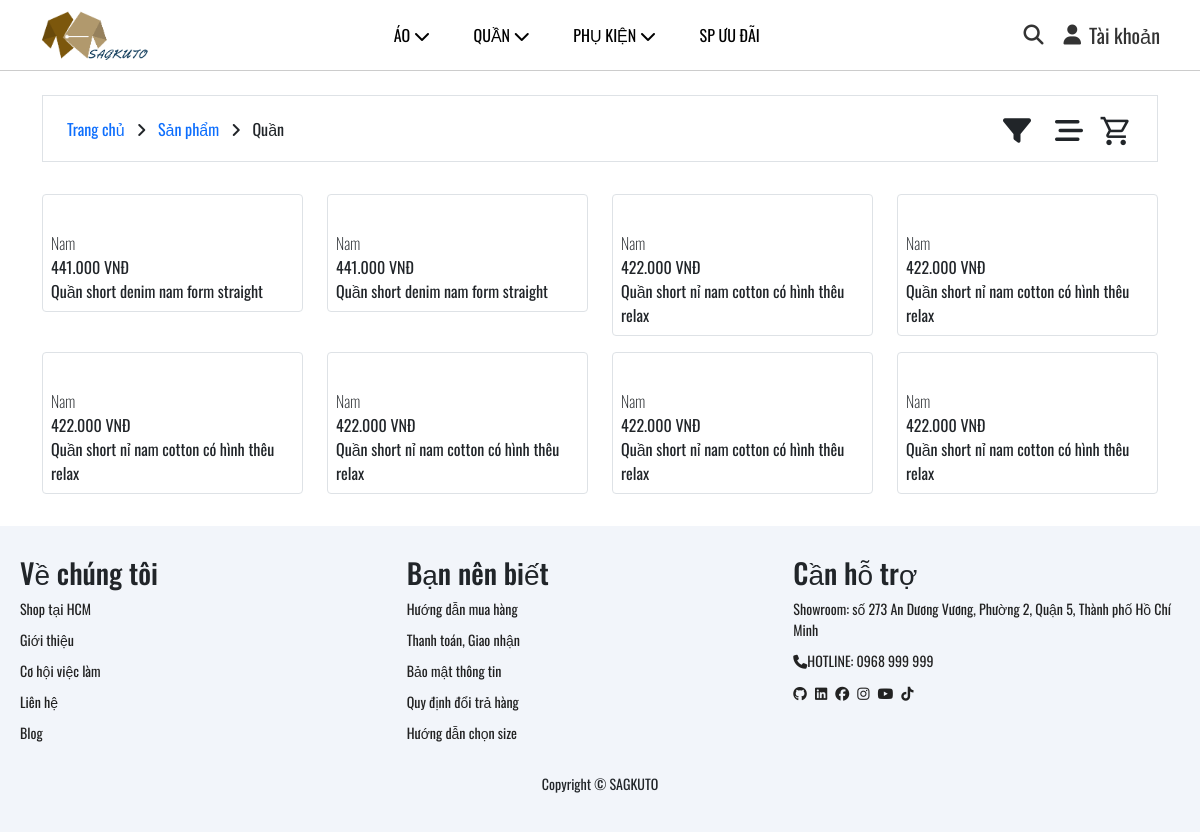
The page /index.php?page=sanpham&phanloai=quan on the database as committed earlier.
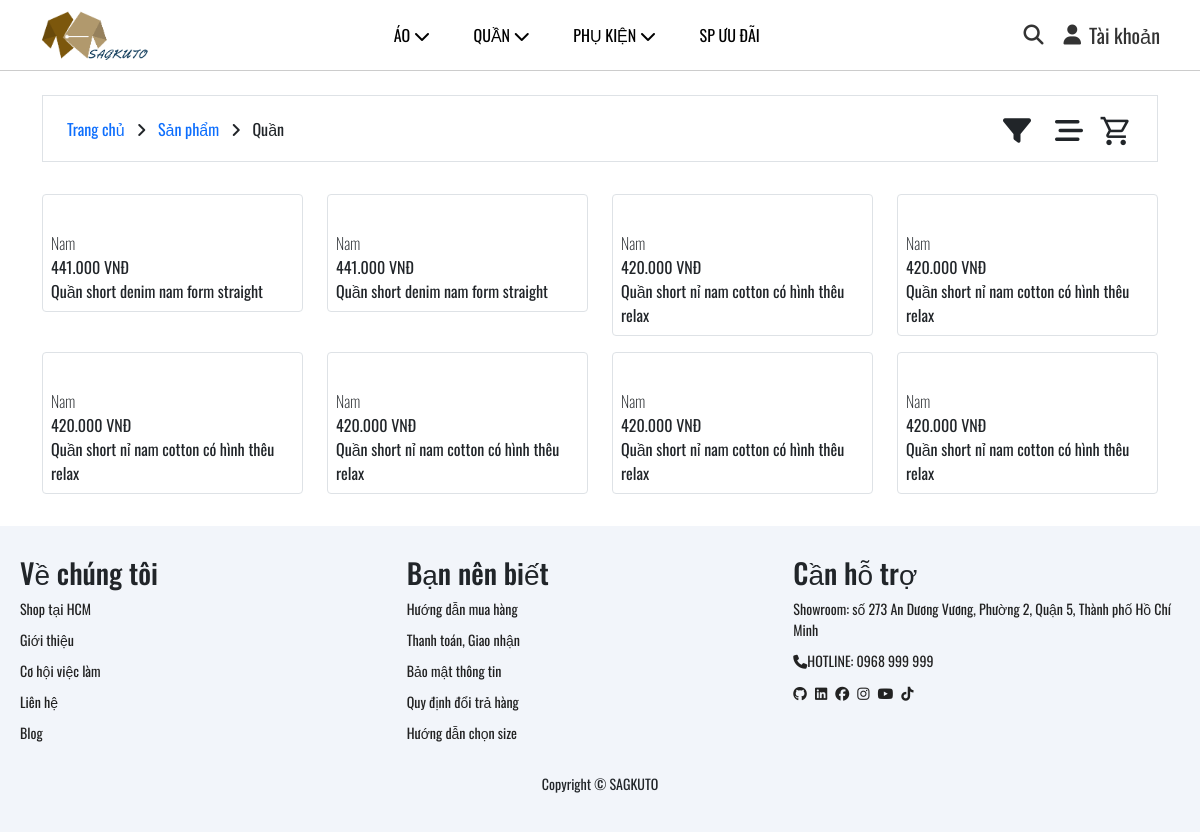
The same page on the database as committed later.
### tables this page shows
CREATE TABLE `product_variants` (
  `variant_id` int(11) NOT NULL,
  `product_id` int(11) DEFAULT NULL,
  `image` varchar(255) DEFAULT NULL,
  `stock` int(11) DEFAULT 0,
  `color_id` int(11) DEFAULT NULL,
  `size_id` int(11) DEFAULT NULL,
  `importreceipt_details_id` int(11) DEFAULT NULL
);

CREATE TABLE `products` (
  `product_id` int(11) NOT NULL,
  `name` varchar(255) NOT NULL,
  `description` text DEFAULT NULL,
  `category_id` int(11) DEFAULT NULL,
  `price` decimal(12,2) DEFAULT NULL,
  `rating_avg` float DEFAULT 0,
  `rating_count` int(11) DEFAULT 0,
  `sold_count` int(11) DEFAULT 0,
  `price_sale` decimal(12,2) DEFAULT NULL,
  `pttg` decimal(5,2) DEFAULT 0.00
);

### layout/phanloai.php (the view, shortened to what this page needs)
    <?php
    echo '<!DOCTYPE html>
    <html lang="en">
    <head>
        <meta charset="UTF-8">
        <meta name="viewport" content="width=device-width, initial-scale=1.0">
        <link href="https://cdn.jsdelivr.net/npm/bootstrap@5.3.3/dist/css/bootstrap.min.css" rel="stylesheet">
        <link rel="stylesheet" href="https://cdnjs.cloudflare.com/ajax/libs/font-awesome/6.7.2/css/all.min.css" />
        <title>sagkuto</title>
        <link rel="icon" type="./Images/png" href="../assets/img/logo_favicon/favicon.png">
        <link rel="stylesheet" href="../assets/fonts/font.css">
        <link rel="stylesheet" href="../assets/css/product.css">
        <link rel="stylesheet" href="../assets/css/footer.css">
        <link rel="stylesheet" href="https://fonts.googleapis.com/css2?family=Material+Symbols+Outlined:opsz,wght,FILL,GRAD@24,400,0,0&icon_names=shopping_cart" />
    </head>';
    ?>
    <?php
    echo '<section class="pt-4 pb-3">
    <div class="container-md">
        <div class="border py-2 px-4 d-flex align-items-center">
            <div class="me-auto">
                <p class="mb-0">
                    <a href="index.php" class="text-decoration-none link-primary aHover">
                        Trang chủ
                    </a>
                    <span class="mx-2">
                        <i class="fa-solid fa-angle-right"></i>
                    </span>
                    <span class="text-dark">
                    <a href="?page=sanpham" class="text-decoration-none link-primary aHover">
                        Sản phẩm
                    </a>
                    </span>
                    <span class="mx-2">
                        <i class="fa-solid fa-angle-right"></i>
                    </span>
                    <span class="text-dark">';
                    $phanloai = $_GET['phanloai'];
                    if($phanloai == 'ao')
                    {
                        echo 'Áo';
                    }else if($phanloai == 'quan')
                    {
                        echo 'Quần';
                    }else if($phanloai == 'aopolo')
                    {
                        echo 'Áo Polo';
                    }else if($phanloai == 'aosomi')
                    {
                        echo 'Áo Sơmi';
                    }else
                    {
                        echo 'Áo khoác';
                    }
                    echo '    </span>
                </p>
            </div>
            <div class="timkiemnangcao">
                    <div class="boloc">
                        <div class="position-relative">
                            <span class="fs-3"><i class="fa-solid fa-filter boloc_icon" id="filter-icon"></i></span>
                            <div class="filter_loc position-absolute text-bg-light end-md-100 end-0 rounded-1">
                                            <form action="index.php" method="GET">
                    <input type="hidden" name="page" value="sanpham">';
                        echo '
                                </form>
                            </div>
                        </div>
                    </div>
            </div>
            <div class="sort-box ms-4">
                <div class="position-relative">
                    <span class="fs-3">
                        <i class="fa-solid fa-bars-staggered" id="sort-icon"></i>
                    </span>';
                    $baseURL = "?page=sanpham&";
                    if (isset($_GET['phanloai'])) {
                        $baseURL .= "phanloai=" . $_GET['phanloai'] . "&";
                    }
            echo'
                    <div class="xacdinhZ_max sort-menu position-absolute text-bg-light end-100 rounded-1" id="sort-menu" style="width: 200px;">
                        <div class="p-3">
                            <p class="mb-0 fw-bold">Sắp xếp theo</p>
                            <a href="' . $baseURL . 'sapxep=giamdan">
                             <button class="btn btn-outline-secondary btn-sm mt-2 fs-6 w-100">
                                <span class="me-2"><i class="fa-solid fa-arrow-trend-down"></i></span> Giá giảm dần
                            </button>
                            </a>
                            <br>
                            <a href="' . $baseURL . 'sapxep=tangdan">
                            <button class="btn btn-outline-secondary btn-sm mt-2 fs-6 w-100">
                                <span class="me-2"><i class="fa-solid fa-arrow-trend-up"></i></span> Giá tăng dần
                            </button>
                            </a>
                        </div>
                    </div>
                </div>
            </div>
                                <div class="ms-3" style="margin-top: 10px;">
                <a href="/layout/cart.php" title="Giỏ hàng" class="text-dark">
                        <span class="material-symbols-outlined" style="font-size: 34px;">
                             shopping_cart
                        </span>
                    </a>
            </div>
        </div>
    </div>
</section>';
    ?>
    <?php
    $connection = mysqli_connect("localhost","root","","db_web_quanao",3306);
    $sort = isset($_GET['sapxep']) ? $_GET['sapxep'] : '';
    $qrySort = '';
    if($sort == 'tangdan')
    {
        $qrySort = 'ORDER BY price ASC';
    }else
    {
        $qrySort = 'ORDER BY price DESC';
    }
    mysqli_set_charset($connection, 'utf8');
    $limit = 8;
    $page = isset($_GET['page']) ? (int)$_GET['page'] : 1;
    if ($page < 1) $page = 1;
    $offset = ($page - 1) * $limit;
    $phanloaiA = ['ao' => 1,
                  'quan' => 2,
                  'aopolo' => 3,
                  'aosomi' => 4,
                  'aokhoac' => 5];
    $selectPhanloai =  $_GET['phanloai'] ?? null;
    if($selectPhanloai && isset($phanloaiA[$selectPhanloai]))
    {
        $where[] = "products.category_id = ". $phanloaiA[$selectPhanloai];
    }else
    {
        $where[] = "products.category_id = -1";
    }
$filterQuery = "";
if (count($where) > 0) {
    $filterQuery = "WHERE " . implode(" AND ", $where);
}
$quryDemSL = "SELECT COUNT(DISTINCT products.product_id) AS total
FROM products
JOIN product_variants ON products.product_id = product_variants.product_id
$filterQuery";
$demRs = mysqli_query($connection, $quryDemSL);
$totalRow = mysqli_fetch_assoc($demRs);
$totalSach = $totalRow['total'];
$totalPage = ceil($totalSach / $limit);
    $strSQL = "SELECT * FROM products
    JOIN product_variants ON products.product_id = product_variants.product_id
    $filterQuery $qrySort
    LIMIT $limit OFFSET $offset";
    $result = mysqli_query($connection, $strSQL);
    echo '
    <section>
    <div class="container-md">
    <div class="row">';
    while($row = mysqli_fetch_assoc($result))
    {
        $name = $row['name'];
        $gia = number_format($row['price'], 0, ',', '.');
        echo '
                <div class="xacdinhZ col-md-3 col-6 mt-3 effect_hover">
                        <div class="border rounded-1">
                            <a href="#" class="text-decoration-none text-dark ">
                                <img src="../assets/img/sanpham/sp1.jpg" alt="" class="img-fluid">
                                <div class="mt-2 p-2 pt-1">
                                    <div class="">
                                        <p class="mb-0 fw-lighter">Nam</p>
                                        <p class="mb-0">' . $gia . ' VNĐ</p>
                                        <p class="mb-0">' . $name . '</p>
                                    </div>
                                </div>
                            </a>
                        </div>
                </div>
    ';
    }
    if($totalPage == 1)
    {
        $paddingTest = 'py-3';
    }else
    {
        $paddingTest = 'py-0';
    }
    echo '<div class = "' . $paddingTest . '">
        </div>
    ';
    ?>
    <?php
    echo '
    </div>
    </div>
    </section>';
    ?>
    <?php
    echo '    <script src="../assets/js/xulyFIlter.js"></script>
        <script src="https://cdn.jsdelivr.net/npm/bootstrap@5.3.3/dist/js/bootstrap.bundle.min.js"></script>
    </body>
    </html>';
    ?>

### index.php (shortened to what this page needs)
<?php
    echo '<!DOCTYPE html>
<html lang="en">
<head>
    <meta charset="UTF-8">
    <meta name="viewport" content="width=device-width, initial-scale=1.0">
    <link rel="stylesheet" href="https://cdnjs.cloudflare.com/ajax/libs/font-awesome/6.7.2/css/all.min.css">
    <link href="https://cdn.jsdelivr.net/npm/bootstrap@5.3.3/dist/css/bootstrap.min.css" rel="stylesheet">
    <title>sagkuto</title>
    <link rel="icon" type="./Images/png" href="./assets/img/logo_favicon/favicon.png">
    <link rel="stylesheet" href="./assets/css/header.css">
    <link rel="stylesheet" href="./assets/css/slide.css">
    <link rel="stylesheet" href="./assets/css/footer.css">
    <link rel="stylesheet" href="./assets/fonts/font.css">
</head>
<body>'
;
?>
<?php
    include("./layout/header.php");
?>
<?php
    if(isset($_GET['page']))
    {
        $page = $_GET['page'];
        if(is_numeric($page))
        {
            include('./layout/product.php');
        }else
        {
            switch($page)
            {
                case 'sanpham':
                    if (isset($_GET['phanloai'])) {
                        include('./layout/phanloai.php');
                    } else {
                        include('./layout/product.php');
                    }
                    break;
            }
        }
    }else
    {
        include('./layout/home.php');
    }
?>
<?php
        include("./layout/footer.php");
?>

### layout/header.php (shortened to what this page needs)
<header class="header">
  <div class="logo_header">
  <a href="index.php">
    <img src="../assets/img/logo_favicon/logo.png" alt="SAGKUTO Logo">
  </a>
  </div>
  <nav class="menu_header">
    <ul class="mb-0">
      <li>
        <a href="index.php?page=sanpham&phanloai=ao">ÁO <i class="fa-solid fa-chevron-down"></i></a>
      </li>
      <li>
        <a href="index.php?page=sanpham&phanloai=quan">QUẦN <i class="fa-solid fa-chevron-down"></i></a>
      </li>
      <li>
        <a href="index.php?page=sanpham&phanloai=phukien">PHỤ KIỆN <i class="fa-solid fa-chevron-down"></i></a>
      </li>
      <li><a href="index.php?page=sanpham&phanloai=uudai">SP ƯU ĐÃI</a></li>
    </ul>
  </nav>
  <div class="icon-group">
    <a href="search.html" class="icon"><i class="fa-solid fa-magnifying-glass"></i></a>
    <a href="User-form\Login_Form\Login_Form.php" class="icon account-link">
      <i class="fa-solid fa-user"></i>
    <span>Tài khoản</span>
    </a>
  </div>
</header>

### layout/footer.php
<?php
echo '<footer class="section-p1">
    <div class="col">
        <img src="../assets/img/logo_favicon/logo.png" alt="logo-SAGKUTO">
    </div>
    <div class="col">
        <h3 class="fs-3">Về chúng tôi</h3>
        <a href="#">Shop tại HCM</a>
        <a href="#">Giới thiệu</a>
        <a href="#">Cơ hội việc làm</a>
        <a href="#">Liên hệ</a>
        <a href="#">Blog</a>
    </div>
    <div class="col">
        <h3 class="fs-3">Bạn nên biết</h3>
        <a href="#">Hướng dẫn mua hàng</a>
        <a href="#">Thanh toán, Giao nhận</a>
        <a href="#">Bảo mật thông tin</a>
        <a href="#">Quy định đổi trả hàng</a>
        <a href="#">Hướng dẫn chọn size</a>
    </div>
    <div class="col">
        <h3 class="fs-3">Cần hỗ trợ</h3>
        <a href="#">Showroom: số 273 An Dương Vương, Phường 2, Quận 5, Thành phố Hồ Chí Minh</a>
        <a href="#"><i class="fa-solid fa-phone"></i>HOTLINE: 0968 999 999</a>
        <div class="icon">
            <a href="https://github.com/"><i class="fa-brands fa-github"></i></a>
            <a href="https://www.linkedin.com/"><i class="fa-brands fa-linkedin"></i></a>
            <a href="https://www.facebook.com/"><i class="fab fa-facebook"></i></a>
            <a href="https://www.instagram.com/"><i class="fab fa-instagram"></i></a>
            <a href="https://www.youtube.com/"><i class="fab fa-youtube"></i></a>
            <a href="https://www.tiktok.com/"><i class="fa-brands fa-tiktok"></i></a>
        </div>
    </div>
    <div class="copyright">
        <p>Copyright © SAGKUTO</p>
    </div>
</footer>
';
?>

### assets/css/header.css (style rules this page uses)
.header { display: flex; justify-content: space-between; align-items: center; padding: 10px 40px; border-bottom: 1px solid #ccc; }
.logo_header img { height: 50px; display: block; }
.menu_header { position: static; display: block; }
.menu_header ul { list-style: none; padding: 0; margin: 0; }
.menu_header ul li { position: relative; display: inline-block; margin-right: 20px; }
.menu_header ul li a { text-decoration: none; padding: 10px; display: block; color: black; transition: color 0.3s; }
.icon-group { display: flex; align-items: center; gap: 20px; font-size: 18px; color: black; }
.icon { color: #333; font-size: 20px; text-decoration: none; display: flex; align-items: center; gap: 8px; transition: color 0.2s; }
.icon i { line-height: 1; vertical-align: middle; }

### assets/css/footer.css (style rules this page uses)
footer { display: flex; flex-wrap: wrap; justify-content: space-between; background-color: #F2F5FA ; padding: 30px 20px; }
footer .col { display: flex; flex-direction: column; align-items: flex-start; margin-bottom: 20px; }
footer h3 { font-size: 20px; }
footer p { font-size: 14px; margin: 0 0 8px 0; }
footer a { font-size: 14px; text-decoration: none; color: #222; margin-bottom: 10px; }
footer .copyright { width: 100%; text-align: center; }

### assets/css/product.css (style rules this page uses)
#sort-icon { cursor: pointer; transition: transform 0.2s ease; }
.xacdinhZ, .effect_hover { position: static !important; z-index: auto !important; transform: none !important; }

Rows that differ between the two databases and show on the page:
changed product_variants (number 3 of 8 on the later page): product.price "422.000" → "420.000"
changed product_variants (number 4 of 8 on the later page): product.price "422.000" → "420.000"
changed product_variants (number 5 of 8 on the later page): product.price "422.000" → "420.000"
changed product_variants (number 6 of 8 on the later page): product.price "422.000" → "420.000"
changed product_variants (number 7 of 8 on the later page): product.price "422.000" → "420.000"
changed product_variants (number 8 of 8 on the later page): product.price "422.000" → "420.000"
